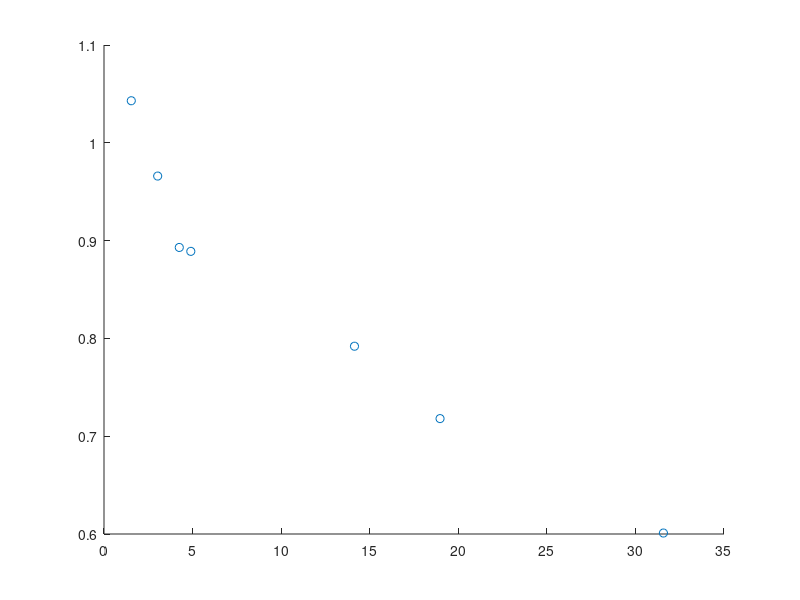

Write the MATLAB code that produced this figure. (Note: this script raises an error after producing the figure.)

OC_range = 0:1:20;
OM_range = OC_range/0.58;
w = 0:0.02:0.7;

% Use bulk densities and organic carbon (OC) obtained from laboratory soil
% analysis to estimate the linear equation parameters for bulk density vs.
% OC
bulk_density = [1.0430    0.9660    0.8930    0.8890    0.7920    0.7180    0.6010];
OC = [1.54 3.03 4.25 4.90 14.14 18.97 31.58];
figure(2);clf;
h1 = scatter(OC, bulk_density);
hold on;
p = polyfit(OC,bulk_density,1);
b = p(1); 
a = p(2);
h2 = refline(p);
% set(h1,'LineWidth',2);
set(h2,'LineWidth',2,'LineStyle', '--', 'Color', 'k');

xlabel('Organic carbon (%)');
ylabel('Bulk density (g/cm^3)');
grid on;
legend({'Data points',sprintf('Fit:  BD = %.3f*OC + %.3f',b,a)}, 'Location','northeast')
set(gca,'FontSize',24);


%%
% Sand compost mixtures
v_clay = 0;
v_silt = 0;
v_sand = 1;


e_sand = 3 + 0.078j;
e_silt = 5 + 0.078j;
e_clay = 5 + 0.078j;
e_soil = v_sand * e_sand + v_clay * e_clay + v_silt * e_clay;

e_air = 1;

e_min = 4.9;
freq = 2.4e9;
omega = 2 * pi * freq;
tau_bound = 1e-11;

e_bound_max = -36 * v_clay + 44;
e_bound_real = e_min + (e_bound_max - e_min) / (1 + (omega * tau_bound).^2);
e_bound_imag = omega * tau_bound * (e_bound_max - e_min) / (1 + (omega * tau_bound).^2);
e_bound = e_bound_real + 1j * e_bound_imag;

% fprintf('Bould water permitivity: ');
% disp(e_bound);

T = 20;
tau_free = (1.1109e-10 + 3.824e-12 * T + 6.938e-14 * T^2 - 5.096e-16 * T^3) / 2 / pi;
e_free_max = 88.045 - 0.4147 * T + 6.295e-4 * T^2 + 1.075e-5 * T^3;
e_free_real = e_min + (e_free_max - e_min) / (1 + (omega * tau_free).^2);
e_free_imag = omega * tau_free * (e_free_max - e_min) / (1 + (omega * tau_free).^2);
e_free = e_free_real + 1j * e_free_imag;
% fprintf('Free water permitivity: ');
% disp(e_free);


%%
bulk_density = b * OC_range + a;
p = 0.6819 - 0.0648 ./ (OC_range + 1) - 0.119 * bulk_density.^2 - 0.02668 ...
    + 0.1489 * v_clay + 0.08031 * v_silt + 0.02321 ./ ((OC_range + 1) .* (bulk_density.^2)) ...
    - 0.01908 * bulk_density.^2 - 0.1109 * v_clay - 0.2315 * v_clay * v_silt ...
    - 0.01197 * v_silt* bulk_density.^2 - 0.01068 * v_clay * bulk_density.^2;


wilting_point = 0.02982 + 0.089 * v_clay + 0.00786 * OM_range;


%%
f=figure(3);clf;
plot(OC_range, p, 'LineWidth', 2);
hold on;
plot(OC_range, wilting_point, '--', 'LineWidth', 2);
f.Position = [10 10 550 300];

grid on;

xlabel('Organic carbon (%)');
ylabel('m^3/m^3');
legend('Porosity p', 'Wilting point w_{wp}', 'Location', 'best');
set(gca,'FontSize',24);


